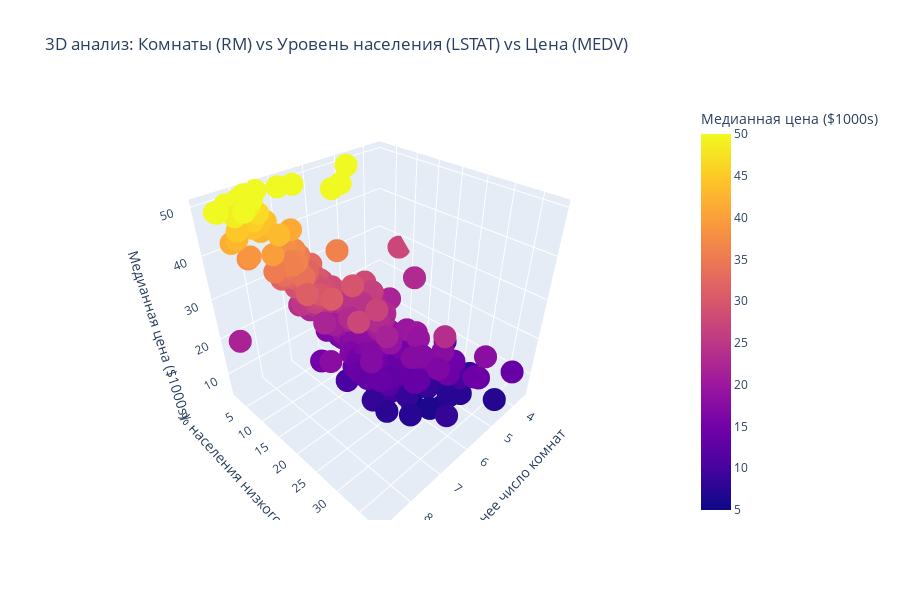

Write notebook code for a chart like this one.
### Code cell
# 3D анализ взаимосвязей ключевых признаков
# px.scatter_3d: создает 3D scatter plot
# x, y, z: данные для трех осей
# color: цвет точек based on цены
# title: заголовок графика
# labels: переименование подписей для лучшей читаемости

fig = px.scatter_3d(df, 
                    x='RM', 
                    y='LSTAT', 
                    z='MEDV',
                    color='MEDV', 
                    title='3D анализ: Комнаты (RM) vs Уровень населения (LSTAT) vs Цена (MEDV)',
                    labels={
                        'RM': 'Среднее число комнат', 
                        'LSTAT': '% населения низкого статуса',
                        'MEDV': 'Медианная цена ($1000s)'
                    },
                    height=600)  # высота графика
fig.show()

### Figure 1 — Plotly figure (JSON) as saved in the notebook; plotly's stock layout.template omitted (floating-point values rounded to 4 significant figures; data arrays with more than 128 entries replaced by an {"elided": "..."} marker saying what was removed)
{"data": [{"hovertemplate": "Среднее число комнат=%{x}<br>% населения низкого статуса=%{y}<br>Медианная цена ($1000s)=%{marker.color}<extra></extra>", "legendgroup": "", "marker": {"color": {"elided": "505 float values"}, "coloraxis": "coloraxis", "symbol": "circle"}, "mode": "markers", "name": "", "scene": "scene", "showlegend": false, "type": "scatter3d", "x": {"elided": "505 float values"}, "y": {"elided": "505 float values"}, "z": {"elided": "505 float values"}}], "layout": {"coloraxis": {"colorbar": {"title": {"text": "Медианная цена ($1000s)"}}, "colorscale": [[0, "#0d0887"], [0.1111, "#46039f"], [0.2222, "#7201a8"], [0.3333, "#9c179e"], [0.4444, "#bd3786"], [0.5556, "#d8576b"], [0.6667, "#ed7953"], [0.7778, "#fb9f3a"], [0.8889, "#fdca26"], [1, "#f0f921"]]}, "height": 600, "legend": {"tracegroupgap": 0}, "scene": {"domain": {"x": [0, 1], "y": [0, 1]}, "xaxis": {"title": {"text": "Среднее число комнат"}}, "yaxis": {"title": {"text": "% населения низкого статуса"}}, "zaxis": {"title": {"text": "Медианная цена ($1000s)"}}}, "title": {"text": "3D анализ: Комнаты (RM) vs Уровень населения (LSTAT) vs Цена (MEDV)"}}}
